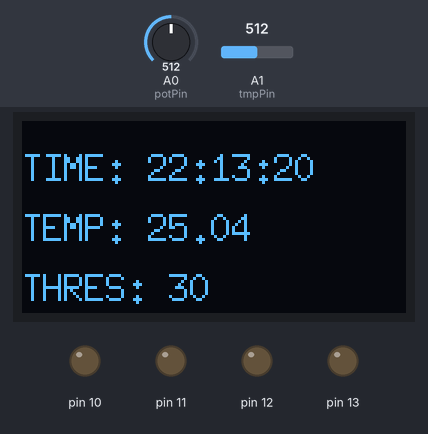
A sketch run on a simulated Arduino Uno, built with avr-gcc and run on an emulated ATmega328P. On the bench: 128×64 one-colour display, output pins drawn as LEDs (lit = HIGH). Dashed ring = blinking. The test bench sets the inputs (shaded band); at power-on: A1 (tmpPin) = 512, A0 (potPin) = 512. The local clock reads 2024-03-15 10:24:30 at power-on unless the sketch sets it.

Above: at 1.2 s.
1.3 s: A1 (tmpPin) set to 550
At 3.3 s:
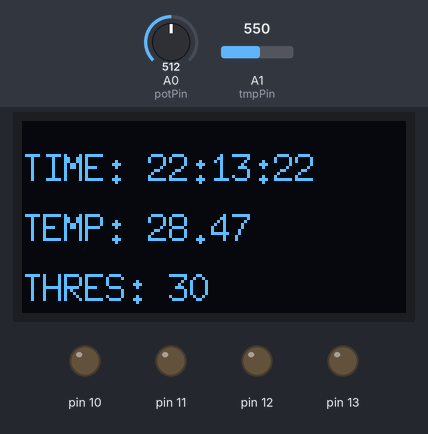
3.8 s: A1 (tmpPin) set to 576
At 4.38 s:
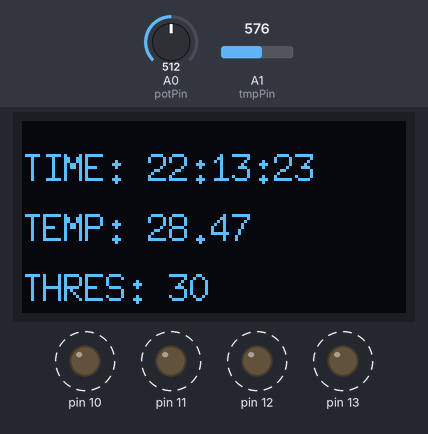
5.6 s: A0 (potPin) set to 549
7.4 s: A0 (potPin) set to 576
At 9.4 s:
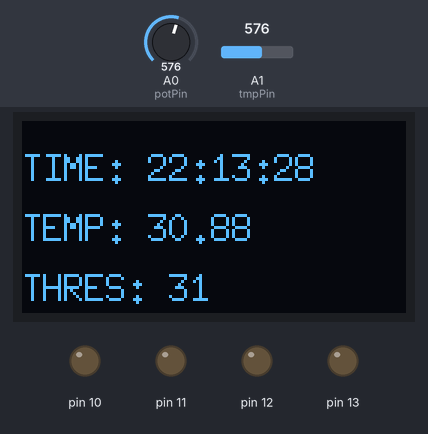
9.9 s: A0 (potPin) set to 511
At 10.51 s:
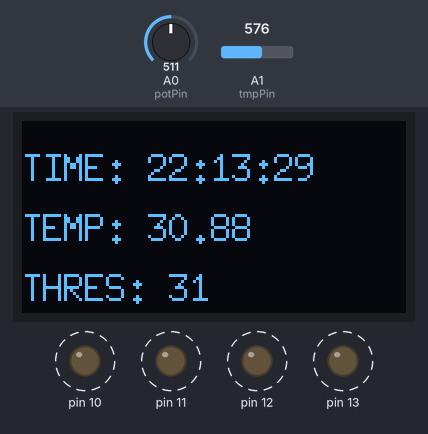
12.2 s: A1 (tmpPin) set to 306
At 14.2 s:
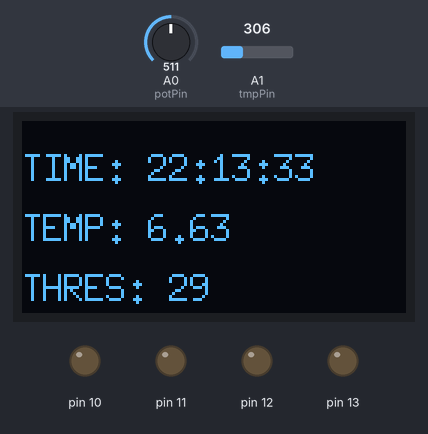
Timing chart, 0 to 15.7 s (numbered marks = the images above; inputs shaded):
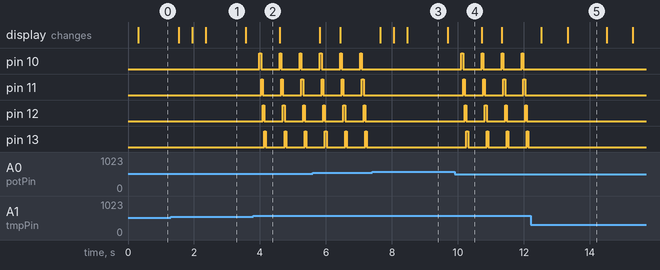

The sketch:

clockAndTempProjectNEWANDIMPROVED_copy_20241025113150.ino
```cpp
/*
* Name: clock and temp project
* Author: Katarina Penava
* Date: 2024-10-11
* Description: This project uses a ds3231 to measure time and displays the time to an 1306 oled display,
* It also measures temperature with an analog temperature module and triggers an alarm using LEDs
* when the temperature exceeds a user-defined threshold set by a potentiometer.
*/

// Include Libraries
#include <RTClib.h>
#include <Wire.h>
#include "U8glib.h"


// Init constants
const int potPin = A0;
const int tmpPin = A1;

// Init global variables

//övrigt/vet ej för tillfället

// construct objects
RTC_DS3231 rtc;                                 //?
U8GLIB_SSD1306_128X64 u8g(U8G_I2C_OPT_NO_ACK);  // Display which does not send AC


void setup() {
  // init communication
  //Serial.begin(9600);
  Wire.begin();
  rtc.begin();
  rtc.adjust(DateTime(F(__DATE__), F(__TIME__)));
  u8g.setFont(u8g_font_7x13);

  pinMode(potPin, INPUT);  // potentiometern
  pinMode(tmpPin, INPUT);  // temperatur mätaren
  Serial.begin(9600);
  for (int i = 10; i <= 13; i++) {  // digital pin för lamporna
    pinMode(i, OUTPUT);
  }

  // Init Hardware
}

void loop() {
  //oledWrite("TIME: " + getTime(), "TEMP: " + String(getTemp(), "THRES:" + String(getThreshold()));
  oledWrite("TIME: " + getTime(),
            "TEMP: " + String(getTemp()),
            "THRES: " + String(getThreshold()));


  //Serial.println(getThreshold());  // treshold med potentiometern
  //Serial.println(getTemp());       // temperatur

  if (getTemp() > getThreshold()) {
    alarm();
  }


  delay(100);
}


/*
*This function reads time from an ds3231 module and package the time as a String
*Parameters: Void
*Returns: time in hh:mm:ss as String
*/
String getTime() {
  DateTime now = rtc.now();
  return String(now.hour()) + ":" + String(now.minute()) + ":" + String(now.second());
}

/*
* This function reads an analog pin connected to an analog temprature sensor and calculates the corresponding temp
*Parameters: Void
*Returns: temprature as float
*/
float getTemp() {

  int Vo;
  float R1 = 10000;  // value of R1 on board
  float logR2, R2, T;
  float c1 = 0.001129148, c2 = 0.000234125, c3 = 0.0000000876741;  //steinhart-hart coeficients for thermistor

  Vo = analogRead(tmpPin);
  R2 = R1 * (1023.0 / (float)Vo - 1.0);  //calculate resistance on thermistor
  logR2 = log(R2);
  T = (1.0 / (c1 + c2 * logR2 + c3 * logR2 * logR2 * logR2));  // temperature in Kelvin
  T = T - 273.15;                                              //convert Kelvin to Celcius

  return T;
}

/*
* This function takes a string and draws it to an oled display
*Parameters: - text: String to write to display
*Returns: void
*/
void oledWrite(String text1, String text2, String text3) {
  u8g.firstPage();
  do {
    u8g.drawStr(0, 20, text1.c_str());
    u8g.drawStr(0, 40, text2.c_str());
    u8g.drawStr(0, 60, text3.c_str());
  } while (u8g.nextPage());
}


int getThreshold() {  // treshold
  return map(analogRead(potPin), 0, 1023, 20, 40);
}


void alarm() {  // funktionen för lamporna
  for (int i = 10; i <= 13; i++) {
    digitalWrite(i, HIGH);
    delay(50);
    digitalWrite(i, LOW);
  }
}
```

Measured:
- the behaviour switches between 566 and 567 on A1 (tmpPin) (found by bisection; images 1 and 2)
- the behaviour switches between 562 and 563 on A0 (potPin) (found by bisection; images 2 and 3)
- after the input at 3.8 s, pin 10: alternates HIGH for 0.05 s and LOW for 0.56 s, starting after 0.18 s; pin 11: alternates HIGH for 0.05 s and LOW for 0.56 s, starting after 0.23 s; pin 12: alternates HIGH for 0.05 s and LOW for 0.56 s, starting after 0.28 s; pin 13: alternates HIGH for 0.05 s and LOW for 0.56 s, starting after 0.33 s
- after the input at 7.4 s, pin 10–13: stops changing and stays LOW
- after the input at 9.9 s, pin 10: alternates HIGH for 0.05 s and LOW for 0.56 s, starting after 0.21 s; pin 11: alternates HIGH for 0.05 s and LOW for 0.56 s, starting after 0.26 s; pin 12: alternates HIGH for 0.05 s and LOW for 0.56 s, starting after 0.31 s; pin 13: alternates HIGH for 0.05 s and LOW for 0.56 s, starting after 0.36 s
- after the input at 12.2 s, pin 10–13: stops changing and stays LOW
- what the display in image 1 shows lasts 1.2 s, from 2.4 s to 3.6 s
